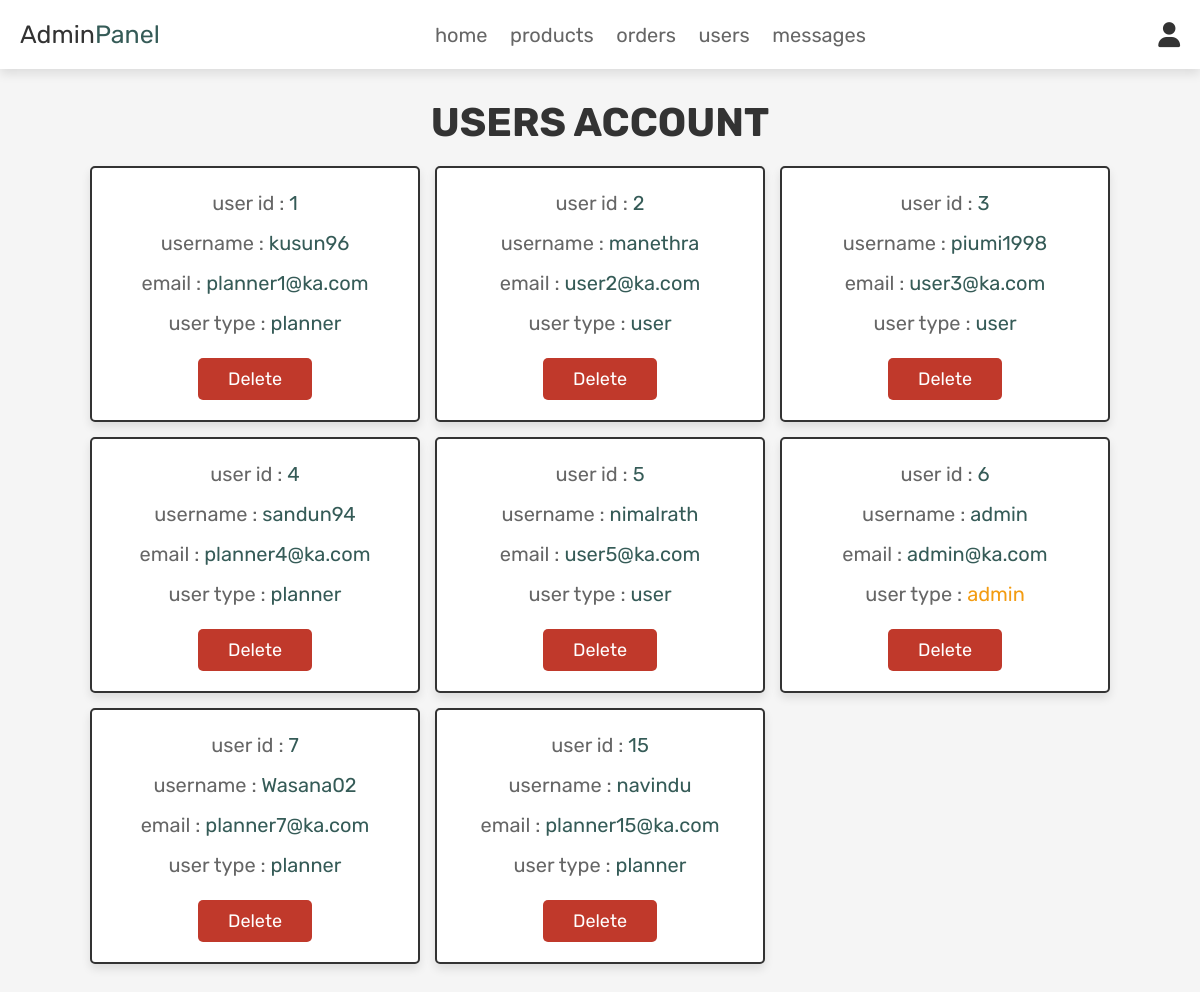
Before: /admin_users.php (signed in) with the older database file.
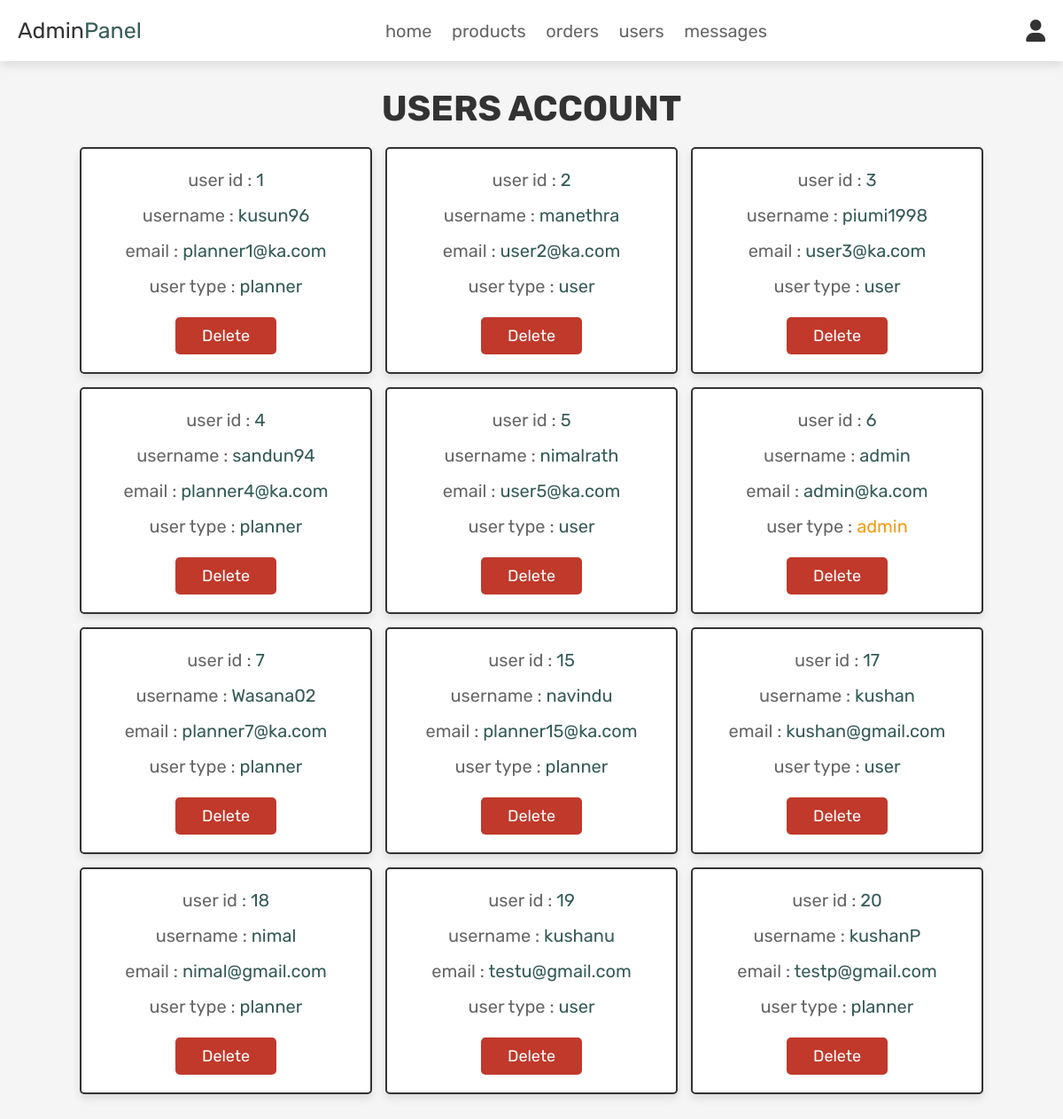
After: the same page with the newer database file.
### tables this page shows
CREATE TABLE IF NOT EXISTS `users` (
  `id` int(100) NOT NULL AUTO_INCREMENT,
  `f_name` varchar(100) NOT NULL,
  `l_name` varchar(100) NOT NULL,
  `nic` varchar(100) NOT NULL,
  `t_no` int(10) NOT NULL,
  `name` varchar(100) NOT NULL,
  `email` varchar(100) NOT NULL,
  `password` varchar(100) NOT NULL,
  `user_type` varchar(20) NOT NULL DEFAULT 'user',
  `image` varchar(100) NOT NULL DEFAULT 'default.jpg',
  `about` varchar(10000) NOT NULL,
  PRIMARY KEY (`id`)
);

### admin_users.php (the view, shortened to what this page needs)
<?php
@include 'config.php';
?>
<!DOCTYPE html>
<html lang="en">
<head>
   <link rel="stylesheet" href="https://cdnjs.cloudflare.com/ajax/libs/font-awesome/6.0.0/css/all.min.css">
   <link rel="stylesheet" href="css/admin_styles.css">
</head>
<body>
<?php @include 'admin_header.php'; ?>
<section class="users">
   <h1 class="title">users account</h1>
   <div class="box-container">
      <?php
         $select_users = mysqli_query($conn, "SELECT * FROM `users`") or die('query failed');
         if(mysqli_num_rows($select_users) > 0){
            while($fetch_users = mysqli_fetch_assoc($select_users)){
      ?>
      <div class="box">
         <p>user id : <span><?php echo $fetch_users['id']; ?></span></p>
         <p>username : <span><?php echo $fetch_users['name']; ?></span></p>
         <p>email : <span><?php echo $fetch_users['email']; ?></span></p>
         <p>user type : <span style="color:<?php if($fetch_users['user_type'] == 'admin'){ echo 'var(--orange)'; }; ?>"><?php echo $fetch_users['user_type']; ?></span></p>
         <a href="admin_users.php?delete=<?php echo $fetch_users['id']; ?>" onclick="return confirm('delete this user?');" class="delete-btn">delete</a>
      </div>
      <?php
         }
      }
      ?>
   </div>
</section>
</body>
</html>

Changed rows visible on the page:
added users: id "17", name "kushan", email "kushan@gmail.com", user_type "user"
added users: id "18", name "nimal", email "nimal@gmail.com", user_type "planner"
added users: id "19", name "kushanu", email "testu@gmail.com", user_type "user"
added users: id "20", name "kushanP", email "testp@gmail.com", user_type "planner"
